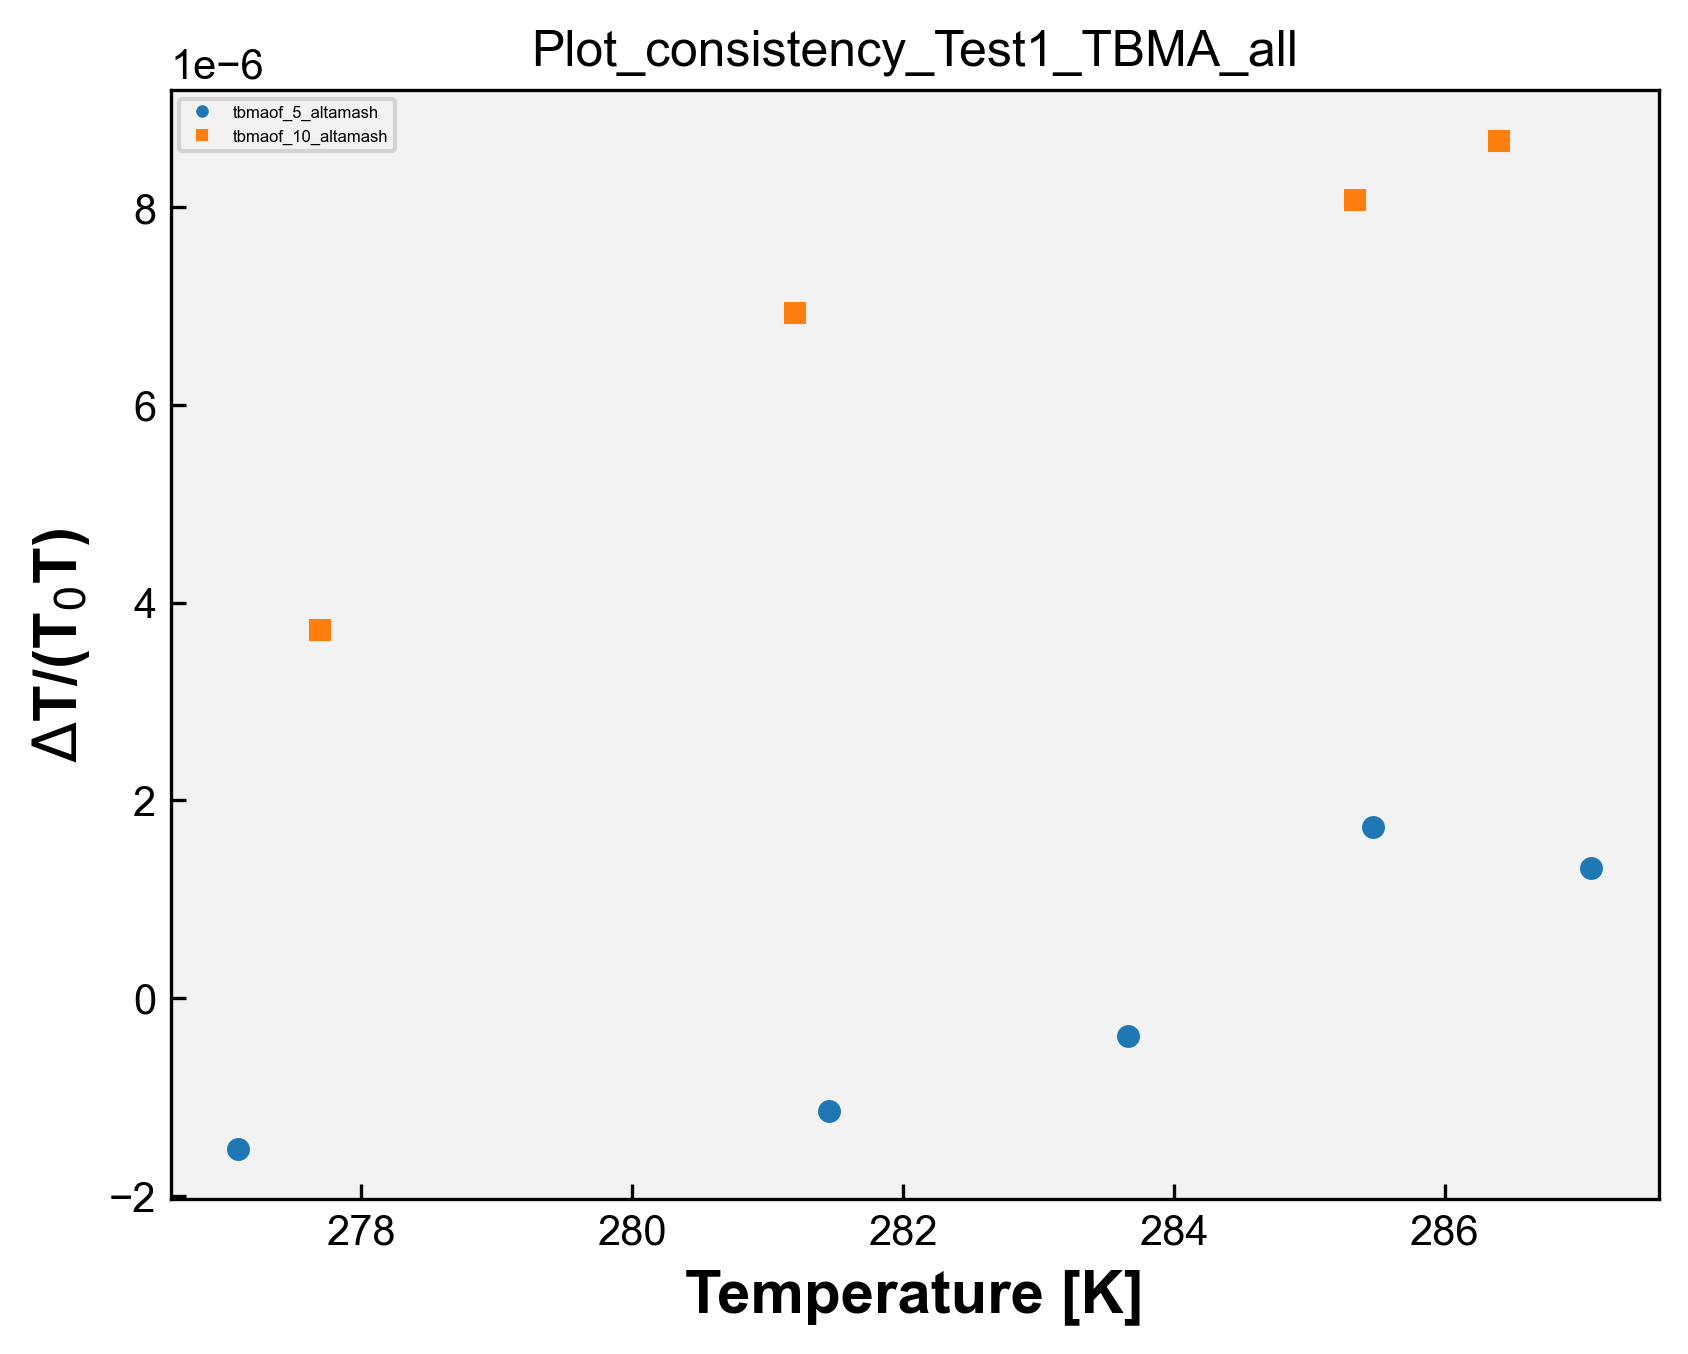

The Python source for this figure:
# Plot_consistency - TBMA 
import matplotlib.pyplot as plt
import matplotlib
from matplotlib.font_manager import FontProperties
import pandas as pd
import numpy as np
import openpyxl
import os 

matplotlib.rcParams['font.family'] = "Arial" # change the default font # mudança da fonte 
matplotlib.rcParams['xtick.direction'] = 'in' # change the ticks direction # mudança da direção dos marcadores ao longo dos eixos de um gráfico que indicam valores específicos 
matplotlib.rcParams['ytick.direction'] = 'in'
font = FontProperties() # cria uma instância de propriedades de fontes, tamanho, estilo e família
font.set_family('sans-serif') # 'serif', 'sans-serif', 'cursive', 'fantasy', or 'monospace' # família da fonte 
font.set_name('Arial') # nome da fonte 
font.set_weight('bold') # 'ultralight', 'light', 'normal', 'regular', 'book', 'medium', 'roman', 'semibold', 'demibold', 'demi', 'bold', 'heavy', 'extra bold', 'black' # peso da fonte 
font.set_style('normal') #'normal', 'italic' or 'oblique' # estilo da fonte, negrito, itálico, normal, etc 
font.set_size('x-large') # xx-small', 'x-small', 'small', 'medium', 'large', 'x-large', 'xx-large' # tamanho da fonte 
plt.rcParams['figure.dpi'] = 300 # resolução padrão para as figuras exibidas na tela 
plt.rcParams['savefig.dpi'] = 300 # resolução padrão para as figuras salvas em arquivos PNG, PDF ou SVG 
opt = {'fillstyle':'full','markersize':5,'markeredgewidth':0.5} # aparência dos marcadores, fillstyle: full - estilo de preenchimento markersize: 5 - tamanho do marcador markeredgewidth: 0.5 largura da borda do marcador 
plt.rcParams['figure.facecolor'] = (1.0,1.0,1.0,0.0) # cor de fundo da figura como transparente 
plt.rcParams['axes.facecolor'] = '0.95' # cor de fundo dos eixos como uma tonalidade de cinza claro 
#plt.rcParams['figure.figsize'] = (4,4) # tamanho da figura padrão em polegadas 


caminho_arquivo = 'TBMA.xlsx' # caminho do arquivo de DMA 
wb = openpyxl.load_workbook(caminho_arquivo) # ler dados de abas individuais do arquivo Excel sem abrir e fechar repetidamente, mantém aberto. Mais eficiente se você precisa ler dados de várias abas do arquivo. Lista com os nomes de todas as abas do arquivo Excel.
# load_workbook é a função usada para carregar o arquvio Excel

dados_coluna_C_array = [] # matriz para guardar os dados da coluna C de todas as sheet
dados_coluna_I_array = [] # matriz para guardar os dados da coluna I de todas as sheet

nomes_abas = []

for i in wb.sheetnames: # para i dentro da lista wb com os nomes de todas as abas
    nome_aba = wb[i] # obtém o nome da aba na posição i na lista wb, que contém os nomes de todas as abas
    nome_aba_split = nome_aba.title.split("_") # nome_aba é o nome completo da aba. nome_aba.title converte o nome da aba para o formato de título. split("_ ") divide o nome da aba em duas partes usando o caractere "_ "
    if len(nome_aba_split) > 2: # se o nome da aba contiver mais de duas partes 
        nome_aba_split.insert(2, "wt%") # insere wt% entre a segunda e a terceira partes do nome da aba 
        nome_aba_final = "_".join(nome_aba_split) # junta as partes do nome da aba de volta com "_"
        print('nome_aba_final', nome_aba_final)
        nomes_abas.append(nome_aba_final) # adiciona o nome modificado _a lista de nomes das abas 
    else:
        nomes_abas.append(nome_aba.title) # nome da aba não tiver mais de duas partes, adiciona o nome completo da aba à lista nomes_abas (usada na legenda)

    dados_coluna_C = [] # abre uma lista para os dados da coluna C da sheet 
    dados_coluna_I = [] # abre uma lista para os dados da coluna I da sheet

    for j in nome_aba.iter_rows(min_row=2, values_only=True): # iter_rows: permite iterar sobre as linhas dessa aba # min_row=2: especifica a primeira linha a ser considerada, nesse caso, começa na segunda linha, pois a primeira linha geralmente contém os cabeçalhos das colunas # values_only=True: indica que queremos obter apenas os valores das células, sem incluir informações adicionais como formatação, fórmulas ou estilos. 
        dados_coluna_C.append(j[3])
        dados_coluna_I.append(j[10])

    dados_coluna_C_array.append(dados_coluna_C)
    dados_coluna_I_array.append(dados_coluna_I)

print('dados_C', dados_coluna_C_array)
print('dados_I', dados_coluna_I_array)

# Plotagem dos dados:

symbols = ['o', 's', '^', 'D', 'v', '>', '<', 'P', 'X', 'H']  # Exemplos de símbolos

# Vetor de cores
colors = ['#1f77b4', '#ff7f0e', '#2ca02c', '#d62728', '#9467bd', '#8c564b', '#e377c2', '#7f7f7f', '#bcbd22', '#17becf']  # Exemplos de cores

for i in range(len(dados_coluna_C_array)):
    x = dados_coluna_C_array[i]
    y = dados_coluna_I_array[i]
    print('x', x)
    print('y', y)
    symbol=symbols[i]
    color=colors[i]
    plt.plot(x, y, marker=symbol, markersize=opt['markersize'], markeredgewidth=opt['markeredgewidth'], fillstyle=opt['fillstyle'], color=color, linestyle='none')

plt.legend(nomes_abas, loc='upper left', fontsize=4, markerscale=0.5)
plt.xlabel('Temperature [K]',fontproperties=font)
plt.ylabel('$\Delta$T/(T$_0$T)',fontproperties=font)
#plt.legend(loc="upper left")

nome_arquivo_python = os.path.basename(__file__) # obter o nome do arquivo python atual
nome_arquivo_sem_extensao = os.path.splitext(nome_arquivo_python)[0] # obter o nome do arquivo sem extensão # [0] vai acessar o primeiro elemento da tupla retornado por path.splitext

plt.title(nome_arquivo_sem_extensao)

plt.savefig(f'{nome_arquivo_sem_extensao}.png',format='png',bbox_inches='tight',
                dpi=300,transparent=False)
plt.show()
